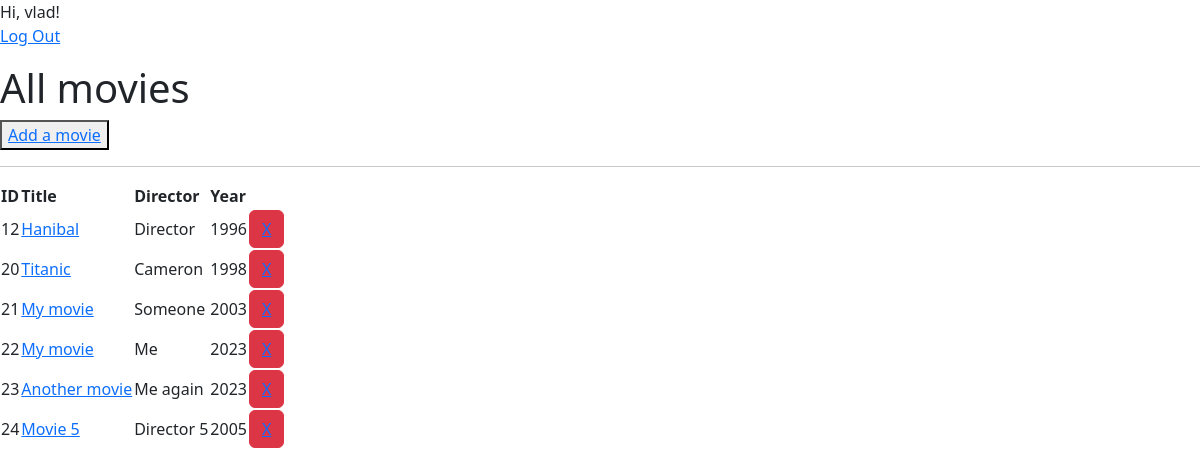
Before: / (signed in) with the older database file.
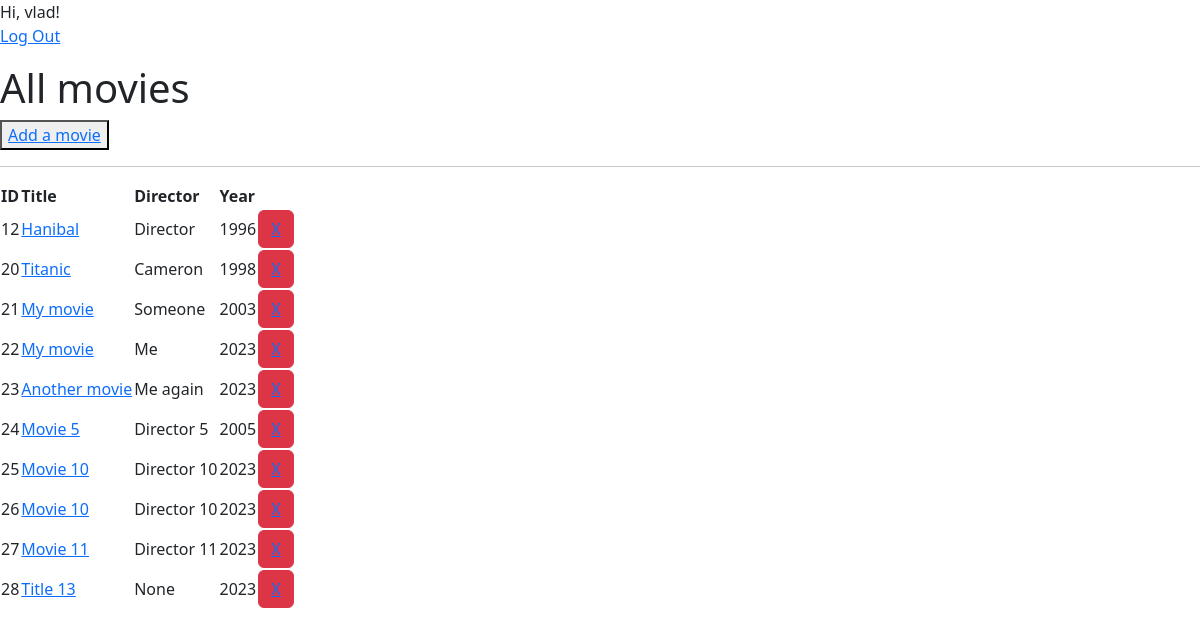
After: the same page with the newer database file.
### archive/models.py (models this page shows, shortened)
class Movie(models.Model):
    title = models.CharField(null=False, blank=False, max_length=128)
    director = models.CharField(null=False, blank=True, max_length=128)
    year = models.IntegerField(null=False, blank=False)

### archive/views.py (the view)
# urls.py: path('', AllMovies.as_view(), name='all-movies'),
class AllMovies(LoginRequiredMixin, ListView):
    template_name = 'all_movies.html'
    model = Movie

### archive/templates/all_movies.html (shortened to what this page needs)
{% load static %}
<!DOCTYPE html>
<html lang="en">
<head>
    <link rel="stylesheet" href="https://cdn.datatables.net/1.13.4/css/jquery.dataTables.css"/>
    <link rel="stylesheet" href="https://stackpath.bootstrapcdn.com/bootstrap/4.5.0/css/bootstrap.min.css"
>
    <link href="https://cdn.jsdelivr.net/npm/bootstrap@5.3.0-alpha3/dist/css/bootstrap.min.css" rel="stylesheet"
>
</head>
<body>
{% block content %}
    {% if user.is_authenticated %}
        Hi, {{ user.username }}!
        <p><a href="{% url 'logout' %}">Log Out</a></p>
    {% else %}
        <p>You are not logged in</p>
        <a href="{% url 'login' %}">Log In</a>
    {% endif %}
{% endblock %}
<h1>All movies</h1>
<button>
    <a href="{% url 'add-movie' %}">Add a movie</a>
</button>
<hr>
<table id="myTable" class="display">
    <thead>
    <tr>
        <th>ID</th>
        <th>Title</th>
        <th>Director</th>
        <th>Year</th>
        <th></th>
    </tr>
    </thead>
    <tbody>
    {% for movie in object_list %}
        <tr>
            <td>{{ movie.id }}</td>
            <td><a href="{% url 'get-movie' movie.id %}">{{ movie.title }}</a></td>
            <td>{{ movie.director }}</td>
            <td>{{ movie.year }}</td>
            <td>
                {% if user.is_authenticated %}
                    <button type="button" class="btn btn-danger" form="movie-to-delete" value="X">
                        <a href="{% url 'delete-movie' movie.id %}">X</a>
                    </button>
                {% endif %}
            </td>
        </tr>
    {% endfor %}
    </tbody>
</table>
</body>
</html>

Changed rows visible on the page:
added Movie: id "25", title "Movie 10", director "Director 10", year "2023"
added Movie: id "26", title "Movie 10", director "Director 10", year "2023"
added Movie: id "27", title "Movie 11", director "Director 11", year "2023"
added Movie: id "28", title "Title 13", director "None", year "2023"
